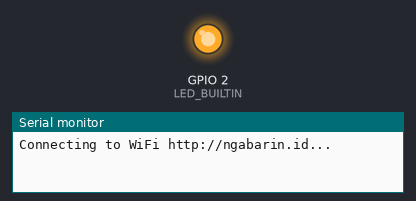
Simulated run of this sketch. Board: ESP32. On the bench: output pins drawn as LEDs (lit = HIGH), the last lines printed to the serial monitor. WiFi joins after 1.5 s; servers stay silent unless stated; no MQTT or app messages arrive unless stated.

Above: at 0.3 s.
At 1.6 s:
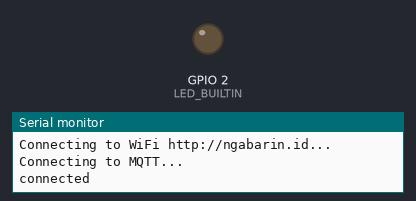
Timing chart, 0 to 3.1 s (numbered marks = the images above):
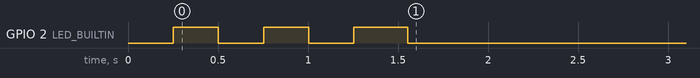

The sketch:

ESP32_Arduino_Simple.ino
```cpp
// Program ini berjalan untuk ESP32 DEVKIT V1 - DOIT
// Untuk board lain, kemungkinan besar dapat berjalan namun perlu penyesuaian LED_BUILTIN

#include <WiFi.h>
#include <PubSubClient.h>
#include <ArduinoJson.h>

#define LED_BUILTIN 2

// Informasi dasar tentang proyek dan nama sensor
#define PROJECT_NAME "airpolish"
#define NGABARIN_KEY "165ee34847e5cd8cb5768d93a3e3f12afb1d75e04c4833bf"
#define GATEWAY_NAME "semen-gresik"

// Informasi server yang terhubung dengan ngabarin
const char* mqttServer = "m14.cloudmqtt.com";
const int mqttPort = 17196;

char topic[50];
uint8_t x = sprintf(topic, "%s/data/%s", PROJECT_NAME, GATEWAY_NAME);

// Objek WiFi dan MQTT Client
WiFiClient espClient;
PubSubClient client(espClient);

// Informasi WiFi yang ingin dihubungkan
const char* ssid = "http://ngabarin.id";
const char* password =  "namadepanmu";

// Variabel untuk mengirim data setiap 8 detik
long previousMillis = 0;
long interval = 8000;


void setup() {
  // Mengaktifkan Serial di baudrate 115200
  Serial.begin(115200);

  // Menghubungkan dengan WiFi
  // Menyalakan indikator LED_BUILTIN untuk informasi terhubung
  WiFi.begin(ssid, password);
  pinMode(LED_BUILTIN, OUTPUT);

  while (WiFi.status() != WL_CONNECTED) {
      digitalWrite(LED_BUILTIN, LOW);
      delay(250);
      Serial.printf("Connecting to WiFi %s...\n", ssid);
      digitalWrite(LED_BUILTIN, HIGH);
      delay(250);
  }

  // Inisiasi server ngabarin
  client.setServer(mqttServer, mqttPort);

}

void loop() {
  // Melakukan pengecekan waktu saat ini
  unsigned long currentMillis = millis();

  // Melakukan pengecekan koneksi dengan server
  while (!client.connected()) {
    Serial.println(F("Connecting to MQTT..."));

    if (client.connect(GATEWAY_NAME, PROJECT_NAME, NGABARIN_KEY )) {

        Serial.println(F("connected"));
        digitalWrite(LED_BUILTIN, LOW);

    } else {

        Serial.printf("failed with state ");
        Serial.println(client.state());
        digitalWrite(LED_BUILTIN, HIGH);
        delay(2000);

    }
  }

  // Melakukan pengecekan apakah sudah 8 detik atau belum
  if(currentMillis - previousMillis > interval) {
    previousMillis = currentMillis;

    // Membuat objek JSON bernama data
    StaticJsonBuffer<200> jsonBuffer;
    JsonObject& data = jsonBuffer.createObject();

    /* Membentuk JSON
    {
      "name": "sensor",
      "value": 10
    }
    */

    data["name"] = "sensor";
    data["value"] = 10;

    // Convert JSON ke char
    char data_publish[200];
    data.printTo(data_publish);

    // Kirim ke server
    client.publish(topic, data_publish);
  }
}
```

Measured:
- by itself, GPIO 2 (LED_BUILTIN): alternates HIGH for 0.28 s and LOW for 0.25 s, 5 changes in all, then stays LOW
